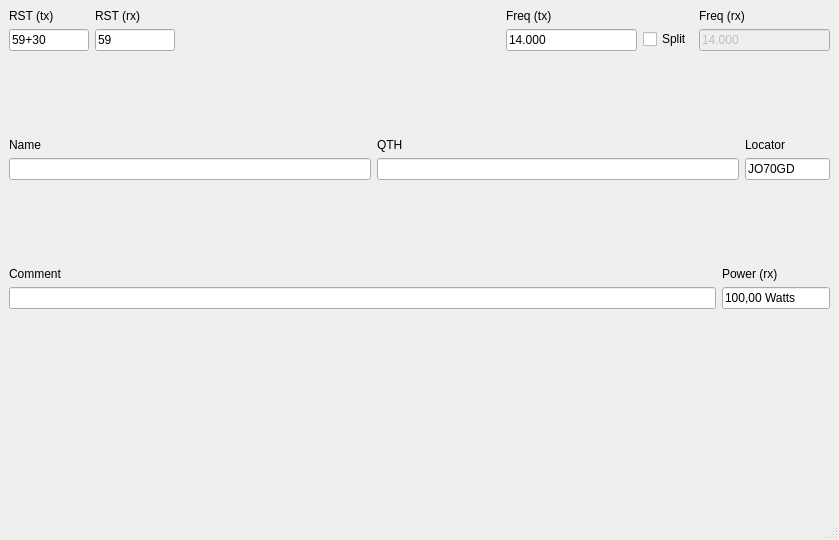
<?xml version="1.0" encoding="UTF-8"?>
<ui version="4.0">
 <class>MainWindow</class>
 <widget class="QMainWindow" name="MainWindow">
  <property name="geometry">
   <rect>
    <x>0</x>
    <y>0</y>
    <width>839</width>
    <height>540</height>
   </rect>
  </property>
  <property name="windowTitle">
   <string>MainWindow</string>
  </property>
  <widget class="QWidget" name="centralwidget">
   <property name="sizePolicy">
    <sizepolicy hsizetype="Expanding" vsizetype="Expanding">
     <horstretch>0</horstretch>
     <verstretch>0</verstretch>
    </sizepolicy>
   </property>
   <property name="minimumSize">
    <size>
     <width>0</width>
     <height>0</height>
    </size>
   </property>
   <layout class="QGridLayout" name="gridLayout">
    <item row="0" column="0">
     <layout class="QVBoxLayout" name="verticalLayout_3">
      <item>
       <layout class="QHBoxLayout" name="horizontalLayout_5">
        <item>
         <layout class="QHBoxLayout" name="horizontalLayout">
          <item>
           <layout class="QVBoxLayout" name="verticalLayout_10">
            <item>
             <widget class="QLabel" name="label_10">
              <property name="text">
               <string>RST (tx)</string>
              </property>
             </widget>
            </item>
            <item>
             <widget class="QLineEdit" name="lineEdit_10">
              <property name="sizePolicy">
               <sizepolicy hsizetype="Minimum" vsizetype="Fixed">
                <horstretch>0</horstretch>
                <verstretch>0</verstretch>
               </sizepolicy>
              </property>
              <property name="maximumSize">
               <size>
                <width>80</width>
                <height>16777215</height>
               </size>
              </property>
              <property name="text">
               <string>59+30</string>
              </property>
             </widget>
            </item>
            <item>
             <spacer name="verticalSpacer">
              <property name="orientation">
               <enum>Qt::Vertical</enum>
              </property>
              <property name="sizeHint" stdset="0">
               <size>
                <width>20</width>
                <height>40</height>
               </size>
              </property>
             </spacer>
            </item>
           </layout>
          </item>
          <item>
           <layout class="QVBoxLayout" name="verticalLayout_2">
            <item>
             <widget class="QLabel" name="label_2">
              <property name="text">
               <string>RST (rx)</string>
              </property>
             </widget>
            </item>
            <item>
             <widget class="QLineEdit" name="lineEdit_2">
              <property name="sizePolicy">
               <sizepolicy hsizetype="Minimum" vsizetype="Fixed">
                <horstretch>0</horstretch>
                <verstretch>0</verstretch>
               </sizepolicy>
              </property>
              <property name="maximumSize">
               <size>
                <width>80</width>
                <height>16777215</height>
               </size>
              </property>
              <property name="text">
               <string>59</string>
              </property>
             </widget>
            </item>
            <item>
             <spacer name="verticalSpacer_2">
              <property name="orientation">
               <enum>Qt::Vertical</enum>
              </property>
              <property name="sizeHint" stdset="0">
               <size>
                <width>20</width>
                <height>40</height>
               </size>
              </property>
             </spacer>
            </item>
           </layout>
          </item>
         </layout>
        </item>
        <item>
         <spacer name="horizontalSpacer">
          <property name="orientation">
           <enum>Qt::Horizontal</enum>
          </property>
          <property name="sizeHint" stdset="0">
           <size>
            <width>20</width>
            <height>20</height>
           </size>
          </property>
         </spacer>
        </item>
        <item>
         <layout class="QHBoxLayout" name="horizontalLayout_3">
          <item>
           <layout class="QVBoxLayout" name="verticalLayout_11">
            <item>
             <widget class="QLabel" name="label_11">
              <property name="text">
               <string>Freq (tx)</string>
              </property>
             </widget>
            </item>
            <item>
             <widget class="QLineEdit" name="lineEdit_11">
              <property name="text">
               <string>14.000</string>
              </property>
             </widget>
            </item>
            <item>
             <spacer name="verticalSpacer_6">
              <property name="orientation">
               <enum>Qt::Vertical</enum>
              </property>
              <property name="sizeHint" stdset="0">
               <size>
                <width>20</width>
                <height>40</height>
               </size>
              </property>
             </spacer>
            </item>
           </layout>
          </item>
          <item>
           <layout class="QVBoxLayout" name="verticalLayout_14">
            <item>
             <widget class="QLabel" name="label_13">
              <property name="text">
               <string/>
              </property>
             </widget>
            </item>
            <item>
             <widget class="QCheckBox" name="checkBox">
              <property name="sizePolicy">
               <sizepolicy hsizetype="Maximum" vsizetype="Fixed">
                <horstretch>0</horstretch>
                <verstretch>0</verstretch>
               </sizepolicy>
              </property>
              <property name="layoutDirection">
               <enum>Qt::LeftToRight</enum>
              </property>
              <property name="text">
               <string notr="true">Split</string>
              </property>
             </widget>
            </item>
            <item>
             <spacer name="verticalSpacer_8">
              <property name="orientation">
               <enum>Qt::Vertical</enum>
              </property>
              <property name="sizeHint" stdset="0">
               <size>
                <width>20</width>
                <height>40</height>
               </size>
              </property>
             </spacer>
            </item>
           </layout>
          </item>
          <item>
           <layout class="QVBoxLayout" name="verticalLayout_12">
            <item>
             <widget class="QLabel" name="label_12">
              <property name="text">
               <string>Freq (rx)</string>
              </property>
             </widget>
            </item>
            <item>
             <widget class="QLineEdit" name="lineEdit_12">
              <property name="enabled">
               <bool>false</bool>
              </property>
              <property name="text">
               <string>14.000</string>
              </property>
              <property name="echoMode">
               <enum>QLineEdit::Normal</enum>
              </property>
             </widget>
            </item>
            <item>
             <spacer name="verticalSpacer_7">
              <property name="orientation">
               <enum>Qt::Vertical</enum>
              </property>
              <property name="sizeHint" stdset="0">
               <size>
                <width>20</width>
                <height>40</height>
               </size>
              </property>
             </spacer>
            </item>
           </layout>
          </item>
         </layout>
        </item>
       </layout>
      </item>
      <item>
       <layout class="QHBoxLayout" name="horizontalLayout_2">
        <item>
         <layout class="QVBoxLayout" name="verticalLayout_5">
          <item>
           <widget class="QLabel" name="label_5">
            <property name="text">
             <string>Name</string>
            </property>
           </widget>
          </item>
          <item>
           <widget class="QLineEdit" name="lineEdit_5"/>
          </item>
          <item>
           <spacer name="verticalSpacer_3">
            <property name="orientation">
             <enum>Qt::Vertical</enum>
            </property>
            <property name="sizeHint" stdset="0">
             <size>
              <width>20</width>
              <height>40</height>
             </size>
            </property>
           </spacer>
          </item>
         </layout>
        </item>
        <item>
         <layout class="QVBoxLayout" name="verticalLayout_6">
          <item>
           <widget class="QLabel" name="label_6">
            <property name="text">
             <string>QTH</string>
            </property>
           </widget>
          </item>
          <item>
           <widget class="QLineEdit" name="lineEdit_6"/>
          </item>
          <item>
           <spacer name="verticalSpacer_4">
            <property name="orientation">
             <enum>Qt::Vertical</enum>
            </property>
            <property name="sizeHint" stdset="0">
             <size>
              <width>20</width>
              <height>40</height>
             </size>
            </property>
           </spacer>
          </item>
         </layout>
        </item>
        <item>
         <layout class="QVBoxLayout" name="verticalLayout_13">
          <item>
           <widget class="QLabel" name="label_7">
            <property name="sizePolicy">
             <sizepolicy hsizetype="Minimum" vsizetype="Preferred">
              <horstretch>0</horstretch>
              <verstretch>0</verstretch>
             </sizepolicy>
            </property>
            <property name="text">
             <string>Locator</string>
            </property>
           </widget>
          </item>
          <item>
           <widget class="QLineEdit" name="lineEdit_7">
            <property name="sizePolicy">
             <sizepolicy hsizetype="Minimum" vsizetype="Fixed">
              <horstretch>0</horstretch>
              <verstretch>0</verstretch>
             </sizepolicy>
            </property>
            <property name="maximumSize">
             <size>
              <width>85</width>
              <height>16777215</height>
             </size>
            </property>
            <property name="text">
             <string>JO70GD</string>
            </property>
            <property name="maxLength">
             <number>6</number>
            </property>
           </widget>
          </item>
          <item>
           <spacer name="verticalSpacer_5">
            <property name="orientation">
             <enum>Qt::Vertical</enum>
            </property>
            <property name="sizeHint" stdset="0">
             <size>
              <width>20</width>
              <height>40</height>
             </size>
            </property>
           </spacer>
          </item>
         </layout>
        </item>
        <item>
         <layout class="QVBoxLayout" name="verticalLayout_7">
          <property name="sizeConstraint">
           <enum>QLayout::SetFixedSize</enum>
          </property>
         </layout>
        </item>
       </layout>
      </item>
      <item>
       <layout class="QHBoxLayout" name="horizontalLayout_4">
        <item>
         <layout class="QVBoxLayout" name="verticalLayout_9">
          <item>
           <widget class="QLabel" name="label_9">
            <property name="text">
             <string>Comment</string>
            </property>
           </widget>
          </item>
          <item>
           <widget class="QLineEdit" name="lineEdit_9">
            <property name="text">
             <string/>
            </property>
           </widget>
          </item>
         </layout>
        </item>
        <item>
         <layout class="QVBoxLayout" name="verticalLayout_8">
          <item>
           <widget class="QLabel" name="label_8">
            <property name="sizePolicy">
             <sizepolicy hsizetype="Minimum" vsizetype="Preferred">
              <horstretch>0</horstretch>
              <verstretch>0</verstretch>
             </sizepolicy>
            </property>
            <property name="text">
             <string>Power (rx)</string>
            </property>
           </widget>
          </item>
          <item>
           <widget class="QLineEdit" name="lineEdit_8">
            <property name="enabled">
             <bool>true</bool>
            </property>
            <property name="sizePolicy">
             <sizepolicy hsizetype="Minimum" vsizetype="Fixed">
              <horstretch>0</horstretch>
              <verstretch>0</verstretch>
             </sizepolicy>
            </property>
            <property name="minimumSize">
             <size>
              <width>0</width>
              <height>0</height>
             </size>
            </property>
            <property name="maximumSize">
             <size>
              <width>180</width>
              <height>16777215</height>
             </size>
            </property>
            <property name="text">
             <string>100,00 Watts</string>
            </property>
           </widget>
          </item>
         </layout>
        </item>
       </layout>
      </item>
      <item>
       <spacer name="verticalSpacer_9">
        <property name="orientation">
         <enum>Qt::Vertical</enum>
        </property>
        <property name="sizeType">
         <enum>QSizePolicy::Expanding</enum>
        </property>
        <property name="sizeHint" stdset="0">
         <size>
          <width>20</width>
          <height>200</height>
         </size>
        </property>
       </spacer>
      </item>
     </layout>
    </item>
   </layout>
  </widget>
  <widget class="QStatusBar" name="statusbar"/>
 </widget>
 <resources/>
 <connections/>
</ui>
